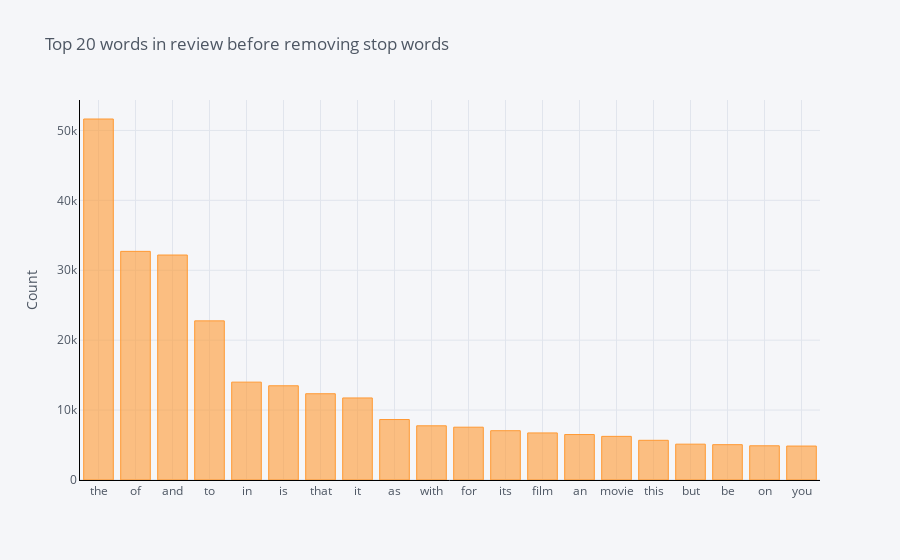

Here is the notebook cell this chart was saved with:
### Markdown cell above
Data is imbalanced, going to use F1 score to compare models but will also look at accuracy score as that is Kaggle's metric of choice. The classification polarity for phrases make me believe that this is a more complicated sentiment classification problem.

### Code cell
def get_top_n_words(corpus, n=None):
    vec = CountVectorizer().fit(corpus)
    bag_of_words = vec.transform(corpus)
    sum_words = bag_of_words.sum(axis=0) 
    words_freq = [(word, sum_words[0, idx]) for word, idx in vec.vocabulary_.items()]
    words_freq =sorted(words_freq, key = lambda x: x[1], reverse=True)
    return words_freq[:n]
common_words = get_top_n_words(X_train['Phrase'], 20)
df1 = pd.DataFrame(common_words, columns = ['ReviewText' , 'count'])
df1.groupby('ReviewText').sum()['count'].sort_values(ascending=False).iplot(
    kind='bar', yTitle='Count', linecolor='black', title='Top 20 words in review before removing stop words')

### Figure 1 — Plotly figure (JSON) as saved in the notebook; plotly's stock layout.template omitted (floating-point values rounded to 4 significant figures)
{"data": [{"marker": {"color": "rgba(255, 153, 51, 0.6)", "line": {"color": "rgba(255, 153, 51, 1.0)", "width": 1}}, "name": "count", "orientation": "v", "text": "", "type": "bar", "x": ["the", "of", "and", "to", "in", "is", "that", "it", "as", "with", "for", "its", "film", "an", "movie", "this", "but", "be", "on", "you"], "y": [51633, 32702, 32177, 22761, 13997, 13476, 12338, 11734, 8651, 7750, 7553, 7051, 6733, 6502, 6241, 5677, 5126, 5053, 4893, 4855]}], "layout": {"legend": {"bgcolor": "#F5F6F9", "font": {"color": "#4D5663"}}, "paper_bgcolor": "#F5F6F9", "plot_bgcolor": "#F5F6F9", "title": {"font": {"color": "#4D5663"}, "text": "Top 20 words in review before removing stop words"}, "xaxis": {"gridcolor": "#E1E5ED", "linecolor": "black", "showgrid": true, "tickfont": {"color": "#4D5663"}, "title": {"font": {"color": "#4D5663"}, "text": ""}, "zerolinecolor": "#E1E5ED"}, "yaxis": {"gridcolor": "#E1E5ED", "linecolor": "black", "showgrid": true, "tickfont": {"color": "#4D5663"}, "title": {"font": {"color": "#4D5663"}, "text": "Count"}, "zerolinecolor": "#E1E5ED"}}}
